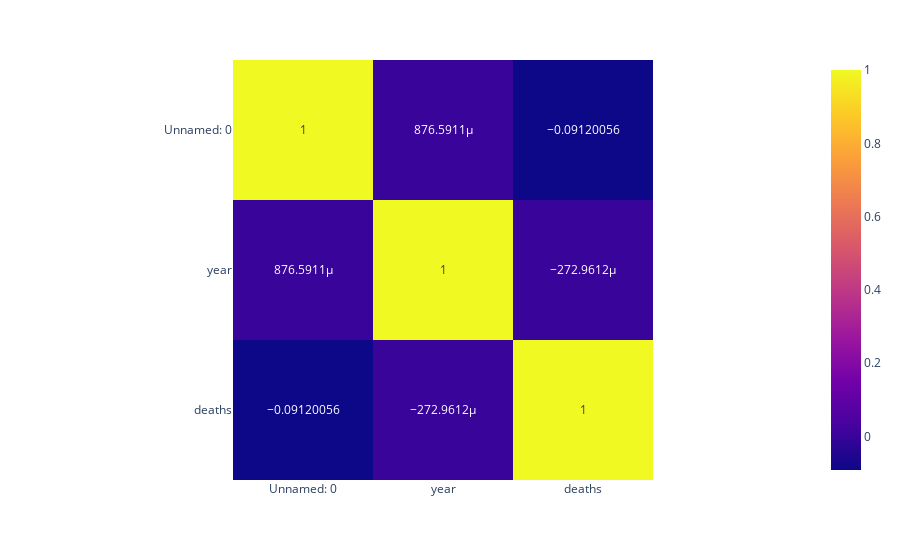

The cell this chart's notebook holds for it:
### Code cell
px.imshow(malaria_deaths_age.corr(), text_auto=True)

### Figure 1 — Plotly figure (JSON) as saved in the notebook; plotly's stock layout.template omitted (floating-point values rounded to 4 significant figures)
{"data": [{"coloraxis": "coloraxis", "hovertemplate": "x: %{x}<br>y: %{y}<br>color: %{z}<extra></extra>", "name": "0", "texttemplate": "%{z}", "type": "heatmap", "x": ["Unnamed: 0", "year", "deaths"], "xaxis": "x", "y": ["Unnamed: 0", "year", "deaths"], "yaxis": "y", "z": [[1, 0.0008766, -0.0912], [0.0008766, 1, -0.000273], [-0.0912, -0.000273, 1]]}], "layout": {"coloraxis": {"colorscale": [[0, "#0d0887"], [0.1111, "#46039f"], [0.2222, "#7201a8"], [0.3333, "#9c179e"], [0.4444, "#bd3786"], [0.5556, "#d8576b"], [0.6667, "#ed7953"], [0.7778, "#fb9f3a"], [0.8889, "#fdca26"], [1, "#f0f921"]]}, "margin": {"t": 60}, "xaxis": {"anchor": "y", "constrain": "domain", "domain": [0, 1], "scaleanchor": "y"}, "yaxis": {"anchor": "x", "autorange": "reversed", "constrain": "domain", "domain": [0, 1]}}}
